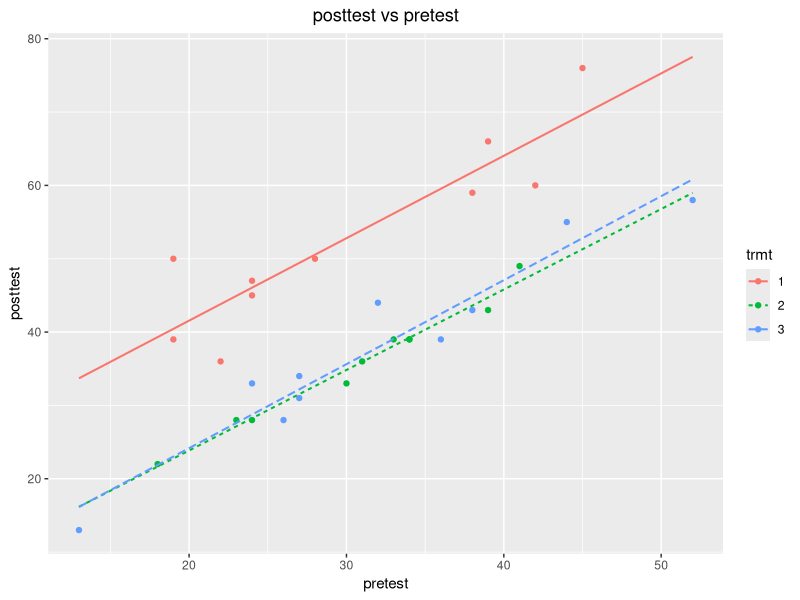

Here is the R script that generated this plot: (Note: this script raises an error after producing the figure.)
## ---- chunk 1
# Loading ggplot2, lsmeans & estimability library
library(ggplot2)
library(lsmeans)
library(estimability)

# Loading in the data 1 dataset
data1 = read.table("A3Q1data.txt", sep = " ", header = T)

# Loading in the data 2 dataset
data2 = read.table("donner.txt", sep = " ", header = T)

# Checking type of variables in this data
str(data1)
str(data2)

# Converting treatment field in the dataset as a factor variable
data1$trmt = as.factor(data1$trmt)

# Converting sex field in the dataset as a factor variable
data2$sex = as.factor(data2$sex)

# Converting survivorship field in the dataset as a factor variable
data2$survivorship = as.factor(data2$survivorship)
## ---- chunk 2
summary(aov(data1$posttest ~ data1$trmt, data = data1))
## ---- chunk 3
# Applying one-way ANOVA
summary(aov(data1$pretest ~ data1$trmt, data = data1))
## ---- chunk 4
# Calculating total means
total_mean = mean(data1$posttest)

#Calculating the treatment means
trmt_means = with(data1, tapply(posttest,trmt,mean))

#Calculating the treatment sizes
trmt_sizes <- with(data1, tapply(posttest,trmt,length))

#Treatments we achieve are all of size 10
trmt_sizes

sum_of_squares_between_groups = sum(10 * (trmt_means - total_mean)^2)

#Calculating the treatment sd
trmt_sds = with(data1, tapply(posttest,trmt,sd))
sum_of_squares_error = sum((10 - 1) * trmt_sds^2)
(sum_of_squares_between_groups/2)
(sum_of_squares_error / 27)
observed_F_statistic = (sum_of_squares_between_groups/2)/ (sum_of_squares_error / 27)
observed_F_statistic
## ---- chunk 5
qf(.95, df1=2, df2=27)  
## ---- chunk 6
# Setting up an empty plot (posttest versus pretest)
plot_setup = ggplot(data1, aes(x = pretest, y = posttest, group = trmt, colour = trmt, linetype = trmt))
# Plotting the points
plot_points = geom_point()

# Plotting the regression lines
plot_lm = geom_smooth(method = "lm", size = 0.7, se = FALSE, fullrange = TRUE)

# Entering a title
plot_title = ggtitle("posttest vs pretest") 

# Positioning the title
plot_theme = theme(plot.title = element_text(hjust = 0.5))

# Putting everything together
plot_setup + plot_points + plot_lm + plot_title + plot_theme
## ---- chunk 7
# Homogeneity assumption test
anova(lm(data1$posttest ~ data1$pretest * data1$trmt, data = data1))
## ---- chunk 8
# Applying ANOVA on ANCOVA model
anova(lm(data1$posttest ~ data1$pretest + data1$trmt), data = data1)
## ---- chunk 9
# Finding the unadjusted post-test score for 3 treatments
aggregate(data1$posttest, list(data1$trmt), mean)

# Finding the adjusted post-test score for 3 treatments
lsmeans(lm(data1$posttest ~ data1$pretest + data1$trmt), "data1$trmt")
## ---- chunk 10
# Definining Y
data1$Y = data1$posttest - data1$pretest

# Fitting one-way ANOVA
anova(lm(data1$Y ~ data1$trmt, data = data1))
## ---- chunk 11
# Fitting a logistic regression model
summary(glm(formula = data2$survivorship ~ data2$age + data2$sex, family = "binomial", data = data2))
## ---- chunk 12

# q4 = glm(formula = survivorship ~ age, family = binomial(link="logit"), data = data2)
# plot(data2$age, data2$survivorship)
# xv = seq(min(data2$age), max(data2$age), 0.01)
# yv <- predict(q4, list(age=xv), type = "response")
# lines(xv, yv)

# xweight <- seq(0, 6, 0.01)
# yweight <- predict(q4, list(age = xweight),type="response")
# plot(data2$, mtcars$vs, pch = 16, xlab = "WEIGHT (g)", ylab = "VS")

# Setting up an empty plot (survivorship versus age)
plot_setup = ggplot(data2, aes(x = age, y = survivorship, group = sex, colour = sex, linetype = sex))

# Plotting the points
plot_points = geom_point()

# Plotting the logistic regression curve
plot_lm = stat_smooth(method="glm", family=binomial, formula=y~x, alpha=0.2, size=2, aes(fill=sex))

# Entering a title
plot_title = ggtitle("survivorship vs age")

# Positioning the title
plot_theme = theme(plot.title = element_text(hjust = 0.5))

# Putting everything together
plot_setup + plot_points + plot_lm + plot_title + plot_theme
